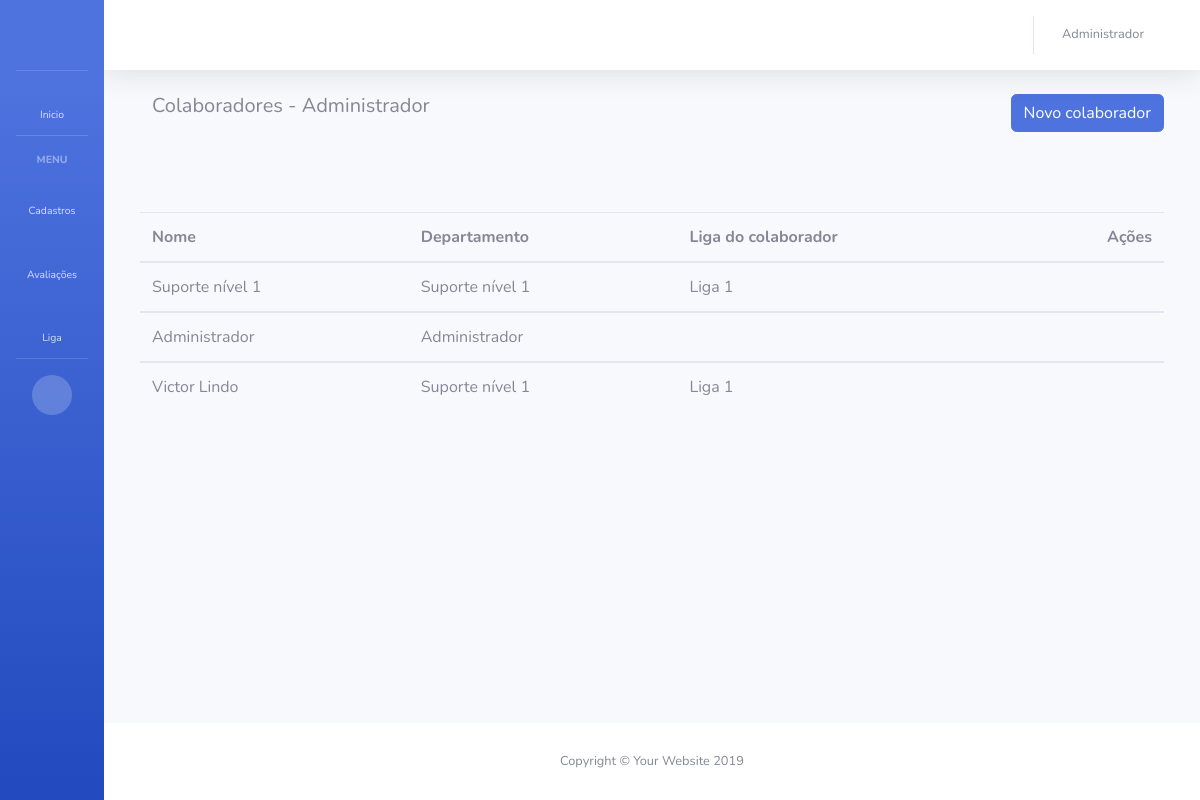
The page /colaboradores/ (signed in) on the database as committed earlier.
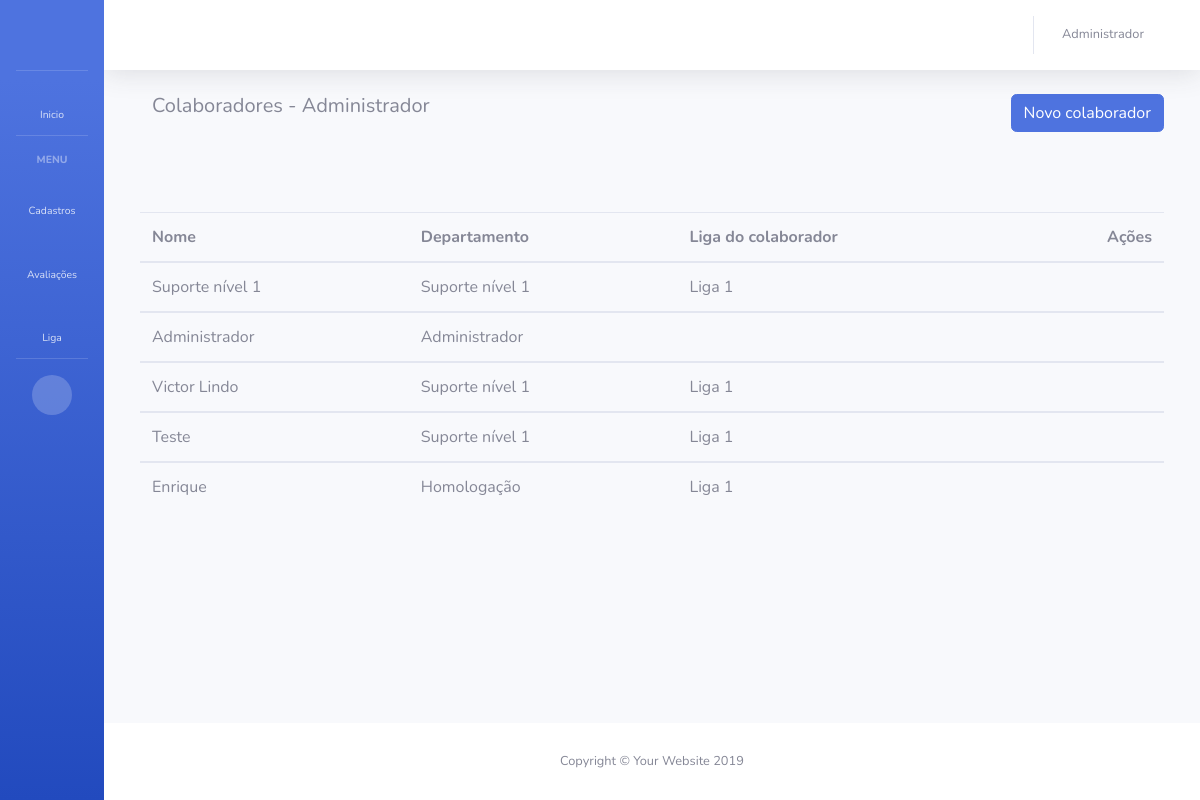
The same page on the database as committed later.
### app_maxliga/models.py (models this page shows, shortened)
class Colaborador(models.Model):
    usuario = models.OneToOneField(User, on_delete=models.SET_NULL, blank=True, null=True, verbose_name='Usuário')
    departamento = models.ForeignKey(Departamento, on_delete=models.SET_NULL, blank=True, null=True, verbose_name='Cargo do colaborador')
    liga = models.ForeignKey(Liga, on_delete=models.SET_NULL, blank=True, null=True, verbose_name='Liga do colaborador')
    nome = models.CharField('Nome do funcionário', max_length=128)
    data_cadastro = models.DateTimeField('Data de criação', auto_now_add=True)
    pontuacao = models.FloatField('Pontuação colaborador', blank=True, default=0)
    maxcoins = models.FloatField('MaxCoins colaborador', blank=True, default=0)
    def __str__(self):
        return self.nome

class Departamento(models.Model):
    nome = models.CharField('Nome do departamento', max_length=128)
    admin = models.BooleanField('Departamento Admin')
    def __str__(self):
        return self.nome

class Liga(models.Model):
    nome = models.CharField('Nome da liga', max_length=128)

### app_maxliga/views.py (the view)
# urls.py: path('colaboradores/', lista_colaboradores, name='lista_colaboradores'),
@login_required
def lista_colaboradores(request):
    user = request.user.id
    colaborador = Colaborador.objects.get(usuario=user)
    colaboradores = Colaborador.objects.all()
    if colaborador.departamento.admin == True:
        data = {
            'colaborador': colaborador,
            'colaboradores': colaboradores
        }
        return render(request, 'app_maxliga/lista_colaboradores.html', data)
    else:
        return redirect('home')

### app_maxliga/templates/app_maxliga/lista_colaboradores.html
{% extends 'base.html' %}
{% block BodyHeading %}
{% if colaborador.departamento.admin == True %}
    <div class="container">
        <div class="row">
            <div class="col">
                <h5>Colaboradores - {{colaborador}}</h5>
            </div>
            <div class="text-right">
                <a href="{% url 'cadastro_colaborador' %}" class="btn btn-primary btn-block" role="button">Novo colaborador</a>
            </div>
        </div>
        <div class="row" style="margin-top:80px;">
            <table class="table">
                <thead>
                <tr>
                    <th scope="col">Nome</th>
                    <th scope="col">Departamento</th>
                    <th scope="col">Liga do colaborador</th>
                    <th class="text-right" scope="col">Ações</th>
                </tr>
                </thead>
                {% for colaborador in colaboradores %}
                <tbody>
                <tr>
                    <td>{{ colaborador.nome }}</td>
                    <td>{{ colaborador.departamento }}</td>
                    <td>{{ colaborador.liga.nome }}</td>
                    <td class="text-right">
                        <a href="{% url 'atualizar_colaborador' colaborador.id %}">
                            <i class="fas fa-pen fa-fw" style="color: rgb(50, 48, 155);"></i>
                        </a>
                        <a href="{% url 'excluir_colaborador' colaborador.id %}">
                            <i class="fas fa-trash fa-fw" style="color: rgb(230, 17, 17);"></i>
                        </a>
                    </td>
                </tr>
                </tbody>
                {% endfor %}
            </table>
        </div>
    </div>
{% endif %}
{% endblock %}

### app_maxliga/templates/base.html (shortened to what this page needs)
{% load static %}
<!DOCTYPE html>
<html lang="pt-br">
<head>
  <link href="{% static 'vendor/fontawesome-free/css/all.min.css' %}" rel="stylesheet" type="text/css">
  <link href="{% static 'css/sb-admin-2.min.css' %}" rel="stylesheet">
</head>
<body id="page-top">
  <div id="wrapper">
    <ul class="navbar-nav bg-gradient-primary sidebar sidebar-dark accordion toggled" id="accordionSidebar">
      <a class="sidebar-brand d-flex align-items-center justify-content-center" href="{% url 'home' %}">
        <div class="sidebar-brand-icon">
          <i class="fas fa-grip-lines"></i>
        </div>
      </a>
      <hr class="sidebar-divider my-0">
      <li class="nav-item">
        <a class="nav-link" href="{% url 'home' %}">
          <i class="fas fa-fw fa-home"></i>
          <span>Inicio</span></a>
      </li>
      <hr class="sidebar-divider">
      <div class="sidebar-heading">
        Menu
      </div>
      {% if colaborador.departamento.admin == True %}
      <li class="nav-item">
        <a class="nav-link collapsed" href="#" data-toggle="collapse" data-target="#collapseUtilities" aria-expanded="true" aria-controls="collapseUtilities">
          <i class="fas fa-fw fa-wrench"></i>
          <span>Cadastros</span>
        </a>
      </li>
      {% endif %}
      <li class="nav-item">
        <a class="nav-link collapsed" href="#" data-toggle="collapse" data-target="#collapsePages" aria-expanded="true" aria-controls="collapsePages">
          <i class="fas fa-fw fa-stream"></i>
          <span>Avaliações</span>
        </a>
      </li>
      <li class="nav-item">
        <a class="nav-link collapsed" href="#" data-toggle="collapse" data-target="#collapseRanking" aria-expanded="true" aria-controls="collapsePages">
          <i class="fas fa-fw fa-flag"></i>
          <span>Liga</span>
        </a>
      </li>
      <hr class="sidebar-divider d-none d-md-block">
      <div class="text-center d-none d-md-inline">
        <button class="rounded-circle border-0" id="sidebarToggle"></button>
      </div>
    </ul>
    <div id="content-wrapper" class="d-flex flex-column">
      <div id="content">
        <nav class="navbar navbar-expand navbar-light bg-white topbar mb-4 static-top shadow">
          <ul class="navbar-nav ml-auto">
            <li class="nav-item dropdown no-arrow mx-1">
              <a class="nav-link dropdown-toggle" href="#" id="alertsDropdown" role="button" data-toggle="dropdown" aria-haspopup="true" aria-expanded="false">
                <i class="fas fa-bell fa-fw"></i>
              </a>
            </li>
            <li class="nav-item dropdown no-arrow">
              <a class="nav-link dropdown-toggle" href="#" id="userDropdown" role="button" data-toggle="dropdown" aria-haspopup="true" aria-expanded="false">
                <span class="mr-2 d-none d-lg-inline text-gray-600 small">{{ colaborador.nome }}</span>
                <i class="fas fa-user fa-fw"></i>
              </a>
            </li>
          </ul>
        </nav>
        <div class="container-fluid">
          {% block BodyHeading %}
          {% endblock %}
        </div>
      </div>
      <footer class="sticky-footer bg-white">
        <div class="container my-auto">
          <div class="copyright text-center my-auto">
            <span>Copyright &copy; Your Website 2019</span>
          </div>
        </div>
      </footer>
    </div>
  </div>
</body>
</html>

Rows that differ between the two databases and show on the page:
added Colaborador: nome "Teste", departamento "Suporte nível 1", liga.nome "Liga 1"
added Colaborador: nome "Enrique", departamento "Homologação", liga.nome "Liga 1"
